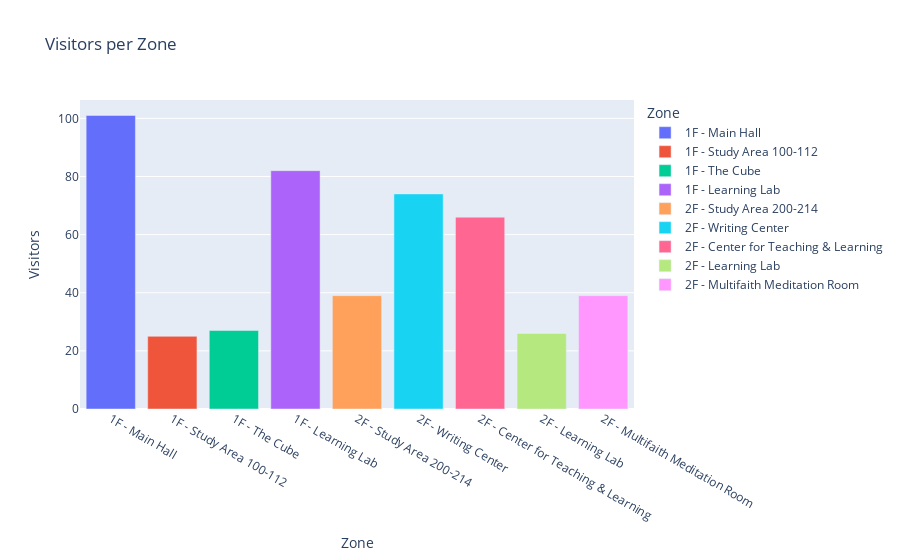
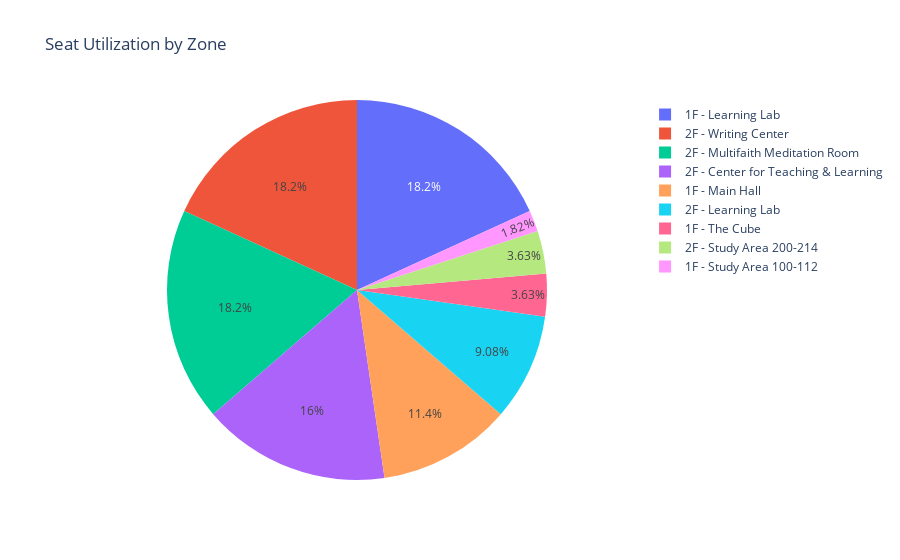
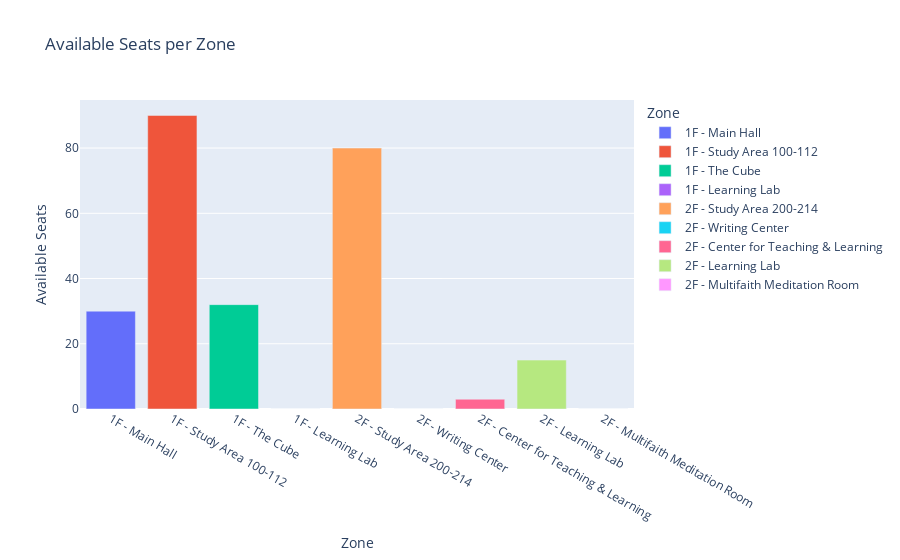
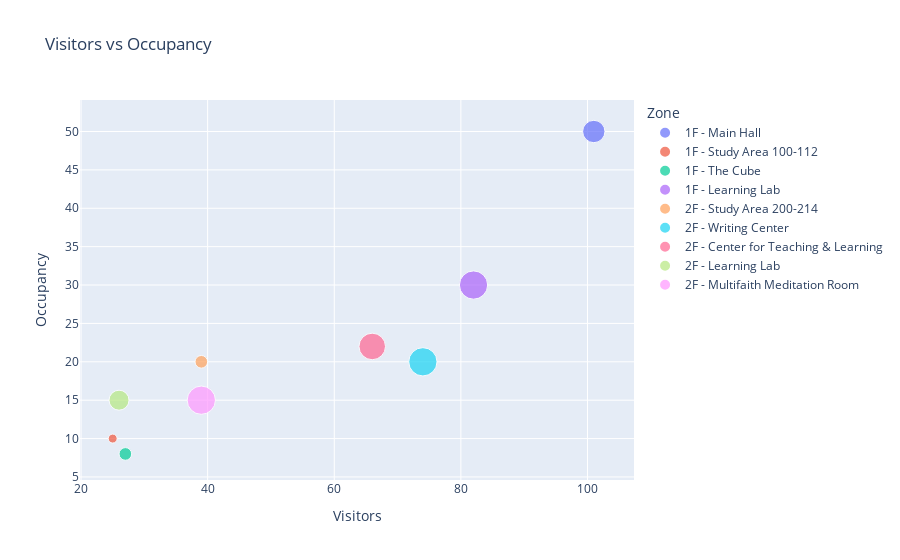

Notebook code cell kept with these figures, in order:
### Code cell
# 📊 UOP Library Dashboard (Based on Floor Maps)

import pandas as pd
import plotly.express as px
import ipywidgets as widgets
from IPython.display import display, Markdown, HTML
import random
from datetime import datetime

# Define library zones by floor and function
areas = [
    '1F - Main Hall',
    '1F - Study Area 100-112',
    '1F - The Cube',
    '1F - Learning Lab',
    '2F - Study Area 200-214',
    '2F - Writing Center',
    '2F - Center for Teaching & Learning',
    '2F - Learning Lab',
    '2F - Multifaith Meditation Room'
]

today = datetime.now().strftime('%Y-%m-%d')

# Simulate data
data = {
    'Date': [today] * len(areas),
    'Zone': areas,
    'Visitors': [random.randint(20, 120) for _ in areas],
    'Total Seats': [80, 100, 40, 30, 100, 20, 25, 30, 15]
}

df = pd.DataFrame(data)
df['Available Seats'] = df['Total Seats'] - df['Visitors'].apply(lambda x: int(x * random.uniform(0.3, 0.7)))
df['Available Seats'] = df['Available Seats'].apply(lambda x: max(x, 0))  # Prevent negative values

df['Utilization (%)'] = ((df['Total Seats'] - df['Available Seats']) / df['Total Seats'] * 100).round(1)
df['Occupancy'] = df['Total Seats'] - df['Available Seats']

# Total visitor count
total_visits = df['Visitors'].sum()

# Display title and summary info
display(Markdown(f"# \U0001F4CA UOP Library Dashboard\n### \U0001F4C5 Date: {today}\n### \U0001F465 Total Visitors Today: {total_visits}"))

# Layout intro text
display(Markdown("""
### 📈 Dashboard Charts Explained:
- **Chart 1:** Visitors per Zone – shows how busy each area is.
- **Chart 2:** Seat Utilization – proportion of seats in use in each zone.
- **Chart 3:** Available Seats – how many seats are still open for new visitors (corrected for no negatives).
- **Chart 4:** Visitors vs Occupancy – visualizes visitor load vs seating, with bubble size showing seat usage rate.
"""))

# Chart 1: Visitors per zone
fig1 = px.bar(df, x='Zone', y='Visitors', title="Visitors per Zone", color='Zone', height=350)
fig1.show()

# Chart 2: Seat utilization rate (pie)
fig2 = px.pie(df, names='Zone', values='Utilization (%)', title="Seat Utilization by Zone")
fig2.show()

# Chart 3: Available seats per zone
fig3 = px.bar(df, x='Zone', y='Available Seats', title="Available Seats per Zone", color='Zone', height=350)
fig3.show()

# Chart 4: Occupancy comparison
fig4 = px.scatter(df, x='Visitors', y='Occupancy', size='Utilization (%)', color='Zone', title="Visitors vs Occupancy")
fig4.show()

# Dropdown for zone detail view
dropdown = widgets.Dropdown(options=areas, description="Select Zone")

def show_area_detail(selected_area):
    area_data = df[df['Zone'] == selected_area].iloc[0]
    display(Markdown(f"""
### \U0001F4CD Zone: {selected_area}
- \U0001F465 Current Visitors: **{area_data['Visitors']}**
- \U0001F9F4 Total Seats: **{area_data['Total Seats']}**
- ✅ Available Seats: **{area_data['Available Seats']}**
- \U0001F501 Utilization Rate: **{area_data['Utilization (%)']}%**
"""))

widgets.interact(show_area_detail, selected_area=dropdown)

### Figure 1 — Plotly figure (JSON) as saved in the notebook; plotly's stock layout.template omitted (floating-point values rounded to 4 significant figures)
{"data": [{"alignmentgroup": "True", "hovertemplate": "Zone=%{x}<br>Visitors=%{y}<extra></extra>", "legendgroup": "1F - Main Hall", "marker": {"color": "#636efa", "pattern": {"shape": ""}}, "name": "1F - Main Hall", "offsetgroup": "1F - Main Hall", "orientation": "v", "showlegend": true, "textposition": "auto", "type": "bar", "x": ["1F - Main Hall"], "xaxis": "x", "y": [101], "yaxis": "y"}, {"alignmentgroup": "True", "hovertemplate": "Zone=%{x}<br>Visitors=%{y}<extra></extra>", "legendgroup": "1F - Study Area 100-112", "marker": {"color": "#EF553B", "pattern": {"shape": ""}}, "name": "1F - Study Area 100-112", "offsetgroup": "1F - Study Area 100-112", "orientation": "v", "showlegend": true, "textposition": "auto", "type": "bar", "x": ["1F - Study Area 100-112"], "xaxis": "x", "y": [25], "yaxis": "y"}, {"alignmentgroup": "True", "hovertemplate": "Zone=%{x}<br>Visitors=%{y}<extra></extra>", "legendgroup": "1F - The Cube", "marker": {"color": "#00cc96", "pattern": {"shape": ""}}, "name": "1F - The Cube", "offsetgroup": "1F - The Cube", "orientation": "v", "showlegend": true, "textposition": "auto", "type": "bar", "x": ["1F - The Cube"], "xaxis": "x", "y": [27], "yaxis": "y"}, {"alignmentgroup": "True", "hovertemplate": "Zone=%{x}<br>Visitors=%{y}<extra></extra>", "legendgroup": "1F - Learning Lab", "marker": {"color": "#ab63fa", "pattern": {"shape": ""}}, "name": "1F - Learning Lab", "offsetgroup": "1F - Learning Lab", "orientation": "v", "showlegend": true, "textposition": "auto", "type": "bar", "x": ["1F - Learning Lab"], "xaxis": "x", "y": [82], "yaxis": "y"}, {"alignmentgroup": "True", "hovertemplate": "Zone=%{x}<br>Visitors=%{y}<extra></extra>", "legendgroup": "2F - Study Area 200-214", "marker": {"color": "#FFA15A", "pattern": {"shape": ""}}, "name": "2F - Study Area 200-214", "offsetgroup": "2F - Study Area 200-214", "orientation": "v", "showlegend": true, "textposition": "auto", "type": "bar", "x": ["2F - Study Area 200-214"], "xaxis": "x", "y": [39], "yaxis": "y"}, {"alignmentgroup": "True", "hovertemplate": "Zone=%{x}<br>Visitors=%{y}<extra></extra>", "legendgroup": "2F - Writing Center", "marker": {"color": "#19d3f3", "pattern": {"shape": ""}}, "name": "2F - Writing Center", "offsetgroup": "2F - Writing Center", "orientation": "v", "showlegend": true, "textposition": "auto", "type": "bar", "x": ["2F - Writing Center"], "xaxis": "x", "y": [74], "yaxis": "y"}, {"alignmentgroup": "True", "hovertemplate": "Zone=%{x}<br>Visitors=%{y}<extra></extra>", "legendgroup": "2F - Center for Teaching & Learning", "marker": {"color": "#FF6692", "pattern": {"shape": ""}}, "name": "2F - Center for Teaching & Learning", "offsetgroup": "2F - Center for Teaching & Learning", "orientation": "v", "showlegend": true, "textposition": "auto", "type": "bar", "x": ["2F - Center for Teaching & Learning"], "xaxis": "x", "y": [66], "yaxis": "y"}, {"alignmentgroup": "True", "hovertemplate": "Zone=%{x}<br>Visitors=%{y}<extra></extra>", "legendgroup": "2F - Learning Lab", "marker": {"color": "#B6E880", "pattern": {"shape": ""}}, "name": "2F - Learning Lab", "offsetgroup": "2F - Learning Lab", "orientation": "v", "showlegend": true, "textposition": "auto", "type": "bar", "x": ["2F - Learning Lab"], "xaxis": "x", "y": [26], "yaxis": "y"}, {"alignmentgroup": "True", "hovertemplate": "Zone=%{x}<br>Visitors=%{y}<extra></extra>", "legendgroup": "2F - Multifaith Meditation Room", "marker": {"color": "#FF97FF", "pattern": {"shape": ""}}, "name": "2F - Multifaith Meditation Room", "offsetgroup": "2F - Multifaith Meditation Room", "orientation": "v", "showlegend": true, "textposition": "auto", "type": "bar", "x": ["2F - Multifaith Meditation Room"], "xaxis": "x", "y": [39], "yaxis": "y"}], "layout": {"autosize": true, "barmode": "relative", "legend": {"title": {"text": "Zone"}, "tracegroupgap": 0}, "title": {"text": "Visitors per Zone"}, "xaxis": {"anchor": "y", "autorange": true, "categoryarray": ["1F - Main Hall", "1F - Study Area 100-112", "1F - The Cube", "1F - Learning Lab", "2F - Study Area 200-214", "2F - Writing Center", "2F - Center for Teaching & Learning", "2F - Learning Lab", "2F - Multifaith Meditation Room"], "categoryorder": "array", "domain": [0, 1], "range": [-0.5, 8.5], "title": {"text": "Zone"}, "type": "category"}, "yaxis": {"anchor": "x", "autorange": true, "domain": [0, 1], "range": [0, 106.3], "title": {"text": "Visitors"}, "type": "linear"}}}

### Figure 2 — Plotly figure (JSON) as saved in the notebook; plotly's stock layout.template omitted (floating-point values rounded to 4 significant figures)
{"data": [{"domain": {"x": [0, 1], "y": [0, 1]}, "hovertemplate": "Zone=%{label}<br>Utilization (%)=%{value}<extra></extra>", "labels": ["1F - Main Hall", "1F - Study Area 100-112", "1F - The Cube", "1F - Learning Lab", "2F - Study Area 200-214", "2F - Writing Center", "2F - Center for Teaching & Learning", "2F - Learning Lab", "2F - Multifaith Meditation Room"], "legendgroup": "", "name": "", "showlegend": true, "type": "pie", "values": [62.5, 10, 20, 100, 20, 100, 88, 50, 100]}], "layout": {"autosize": true, "legend": {"tracegroupgap": 0}, "title": {"text": "Seat Utilization by Zone"}}}

### Figure 3 — Plotly figure (JSON) as saved in the notebook; plotly's stock layout.template omitted (floating-point values rounded to 4 significant figures)
{"data": [{"alignmentgroup": "True", "hovertemplate": "Zone=%{x}<br>Available Seats=%{y}<extra></extra>", "legendgroup": "1F - Main Hall", "marker": {"color": "#636efa", "pattern": {"shape": ""}}, "name": "1F - Main Hall", "offsetgroup": "1F - Main Hall", "orientation": "v", "showlegend": true, "textposition": "auto", "type": "bar", "x": ["1F - Main Hall"], "xaxis": "x", "y": [30], "yaxis": "y"}, {"alignmentgroup": "True", "hovertemplate": "Zone=%{x}<br>Available Seats=%{y}<extra></extra>", "legendgroup": "1F - Study Area 100-112", "marker": {"color": "#EF553B", "pattern": {"shape": ""}}, "name": "1F - Study Area 100-112", "offsetgroup": "1F - Study Area 100-112", "orientation": "v", "showlegend": true, "textposition": "auto", "type": "bar", "x": ["1F - Study Area 100-112"], "xaxis": "x", "y": [90], "yaxis": "y"}, {"alignmentgroup": "True", "hovertemplate": "Zone=%{x}<br>Available Seats=%{y}<extra></extra>", "legendgroup": "1F - The Cube", "marker": {"color": "#00cc96", "pattern": {"shape": ""}}, "name": "1F - The Cube", "offsetgroup": "1F - The Cube", "orientation": "v", "showlegend": true, "textposition": "auto", "type": "bar", "x": ["1F - The Cube"], "xaxis": "x", "y": [32], "yaxis": "y"}, {"alignmentgroup": "True", "hovertemplate": "Zone=%{x}<br>Available Seats=%{y}<extra></extra>", "legendgroup": "1F - Learning Lab", "marker": {"color": "#ab63fa", "pattern": {"shape": ""}}, "name": "1F - Learning Lab", "offsetgroup": "1F - Learning Lab", "orientation": "v", "showlegend": true, "textposition": "auto", "type": "bar", "x": ["1F - Learning Lab"], "xaxis": "x", "y": [0], "yaxis": "y"}, {"alignmentgroup": "True", "hovertemplate": "Zone=%{x}<br>Available Seats=%{y}<extra></extra>", "legendgroup": "2F - Study Area 200-214", "marker": {"color": "#FFA15A", "pattern": {"shape": ""}}, "name": "2F - Study Area 200-214", "offsetgroup": "2F - Study Area 200-214", "orientation": "v", "showlegend": true, "textposition": "auto", "type": "bar", "x": ["2F - Study Area 200-214"], "xaxis": "x", "y": [80], "yaxis": "y"}, {"alignmentgroup": "True", "hovertemplate": "Zone=%{x}<br>Available Seats=%{y}<extra></extra>", "legendgroup": "2F - Writing Center", "marker": {"color": "#19d3f3", "pattern": {"shape": ""}}, "name": "2F - Writing Center", "offsetgroup": "2F - Writing Center", "orientation": "v", "showlegend": true, "textposition": "auto", "type": "bar", "x": ["2F - Writing Center"], "xaxis": "x", "y": [0], "yaxis": "y"}, {"alignmentgroup": "True", "hovertemplate": "Zone=%{x}<br>Available Seats=%{y}<extra></extra>", "legendgroup": "2F - Center for Teaching & Learning", "marker": {"color": "#FF6692", "pattern": {"shape": ""}}, "name": "2F - Center for Teaching & Learning", "offsetgroup": "2F - Center for Teaching & Learning", "orientation": "v", "showlegend": true, "textposition": "auto", "type": "bar", "x": ["2F - Center for Teaching & Learning"], "xaxis": "x", "y": [3], "yaxis": "y"}, {"alignmentgroup": "True", "hovertemplate": "Zone=%{x}<br>Available Seats=%{y}<extra></extra>", "legendgroup": "2F - Learning Lab", "marker": {"color": "#B6E880", "pattern": {"shape": ""}}, "name": "2F - Learning Lab", "offsetgroup": "2F - Learning Lab", "orientation": "v", "showlegend": true, "textposition": "auto", "type": "bar", "x": ["2F - Learning Lab"], "xaxis": "x", "y": [15], "yaxis": "y"}, {"alignmentgroup": "True", "hovertemplate": "Zone=%{x}<br>Available Seats=%{y}<extra></extra>", "legendgroup": "2F - Multifaith Meditation Room", "marker": {"color": "#FF97FF", "pattern": {"shape": ""}}, "name": "2F - Multifaith Meditation Room", "offsetgroup": "2F - Multifaith Meditation Room", "orientation": "v", "showlegend": true, "textposition": "auto", "type": "bar", "x": ["2F - Multifaith Meditation Room"], "xaxis": "x", "y": [0], "yaxis": "y"}], "layout": {"autosize": true, "barmode": "relative", "legend": {"title": {"text": "Zone"}, "tracegroupgap": 0}, "title": {"text": "Available Seats per Zone"}, "xaxis": {"anchor": "y", "autorange": true, "categoryarray": ["1F - Main Hall", "1F - Study Area 100-112", "1F - The Cube", "1F - Learning Lab", "2F - Study Area 200-214", "2F - Writing Center", "2F - Center for Teaching & Learning", "2F - Learning Lab", "2F - Multifaith Meditation Room"], "categoryorder": "array", "domain": [0, 1], "range": [-0.5, 8.5], "title": {"text": "Zone"}, "type": "category"}, "yaxis": {"anchor": "x", "autorange": true, "domain": [0, 1], "range": [0, 94.74], "title": {"text": "Available Seats"}, "type": "linear"}}}

### Figure 4 — Plotly figure (JSON) as saved in the notebook; plotly's stock layout.template omitted (floating-point values rounded to 4 significant figures)
{"data": [{"hovertemplate": "Zone=1F - Main Hall<br>Visitors=%{x}<br>Occupancy=%{y}<br>Utilization (%)=%{marker.size}<extra></extra>", "legendgroup": "1F - Main Hall", "marker": {"color": "#636efa", "size": [62.5], "sizemode": "area", "sizeref": 0.25, "symbol": "circle"}, "mode": "markers", "name": "1F - Main Hall", "orientation": "v", "showlegend": true, "type": "scatter", "x": [101], "xaxis": "x", "y": [50], "yaxis": "y"}, {"hovertemplate": "Zone=1F - Study Area 100-112<br>Visitors=%{x}<br>Occupancy=%{y}<br>Utilization (%)=%{marker.size}<extra></extra>", "legendgroup": "1F - Study Area 100-112", "marker": {"color": "#EF553B", "size": [10], "sizemode": "area", "sizeref": 0.25, "symbol": "circle"}, "mode": "markers", "name": "1F - Study Area 100-112", "orientation": "v", "showlegend": true, "type": "scatter", "x": [25], "xaxis": "x", "y": [10], "yaxis": "y"}, {"hovertemplate": "Zone=1F - The Cube<br>Visitors=%{x}<br>Occupancy=%{y}<br>Utilization (%)=%{marker.size}<extra></extra>", "legendgroup": "1F - The Cube", "marker": {"color": "#00cc96", "size": [20], "sizemode": "area", "sizeref": 0.25, "symbol": "circle"}, "mode": "markers", "name": "1F - The Cube", "orientation": "v", "showlegend": true, "type": "scatter", "x": [27], "xaxis": "x", "y": [8], "yaxis": "y"}, {"hovertemplate": "Zone=1F - Learning Lab<br>Visitors=%{x}<br>Occupancy=%{y}<br>Utilization (%)=%{marker.size}<extra></extra>", "legendgroup": "1F - Learning Lab", "marker": {"color": "#ab63fa", "size": [100], "sizemode": "area", "sizeref": 0.25, "symbol": "circle"}, "mode": "markers", "name": "1F - Learning Lab", "orientation": "v", "showlegend": true, "type": "scatter", "x": [82], "xaxis": "x", "y": [30], "yaxis": "y"}, {"hovertemplate": "Zone=2F - Study Area 200-214<br>Visitors=%{x}<br>Occupancy=%{y}<br>Utilization (%)=%{marker.size}<extra></extra>", "legendgroup": "2F - Study Area 200-214", "marker": {"color": "#FFA15A", "size": [20], "sizemode": "area", "sizeref": 0.25, "symbol": "circle"}, "mode": "markers", "name": "2F - Study Area 200-214", "orientation": "v", "showlegend": true, "type": "scatter", "x": [39], "xaxis": "x", "y": [20], "yaxis": "y"}, {"hovertemplate": "Zone=2F - Writing Center<br>Visitors=%{x}<br>Occupancy=%{y}<br>Utilization (%)=%{marker.size}<extra></extra>", "legendgroup": "2F - Writing Center", "marker": {"color": "#19d3f3", "size": [100], "sizemode": "area", "sizeref": 0.25, "symbol": "circle"}, "mode": "markers", "name": "2F - Writing Center", "orientation": "v", "showlegend": true, "type": "scatter", "x": [74], "xaxis": "x", "y": [20], "yaxis": "y"}, {"hovertemplate": "Zone=2F - Center for Teaching & Learning<br>Visitors=%{x}<br>Occupancy=%{y}<br>Utilization (%)=%{marker.size}<extra></extra>", "legendgroup": "2F - Center for Teaching & Learning", "marker": {"color": "#FF6692", "size": [88], "sizemode": "area", "sizeref": 0.25, "symbol": "circle"}, "mode": "markers", "name": "2F - Center for Teaching & Learning", "orientation": "v", "showlegend": true, "type": "scatter", "x": [66], "xaxis": "x", "y": [22], "yaxis": "y"}, {"hovertemplate": "Zone=2F - Learning Lab<br>Visitors=%{x}<br>Occupancy=%{y}<br>Utilization (%)=%{marker.size}<extra></extra>", "legendgroup": "2F - Learning Lab", "marker": {"color": "#B6E880", "size": [50], "sizemode": "area", "sizeref": 0.25, "symbol": "circle"}, "mode": "markers", "name": "2F - Learning Lab", "orientation": "v", "showlegend": true, "type": "scatter", "x": [26], "xaxis": "x", "y": [15], "yaxis": "y"}, {"hovertemplate": "Zone=2F - Multifaith Meditation Room<br>Visitors=%{x}<br>Occupancy=%{y}<br>Utilization (%)=%{marker.size}<extra></extra>", "legendgroup": "2F - Multifaith Meditation Room", "marker": {"color": "#FF97FF", "size": [100], "sizemode": "area", "sizeref": 0.25, "symbol": "circle"}, "mode": "markers", "name": "2F - Multifaith Meditation Room", "orientation": "v", "showlegend": true, "type": "scatter", "x": [39], "xaxis": "x", "y": [15], "yaxis": "y"}], "layout": {"autosize": true, "legend": {"itemsizing": "constant", "title": {"text": "Zone"}, "tracegroupgap": 0}, "title": {"text": "Visitors vs Occupancy"}, "xaxis": {"anchor": "y", "autorange": true, "domain": [0, 1], "range": [19.49, 107.8], "title": {"text": "Visitors"}, "type": "linear"}, "yaxis": {"anchor": "x", "autorange": true, "domain": [0, 1], "range": [3.261, 56.34], "title": {"text": "Occupancy"}, "type": "linear"}}}
